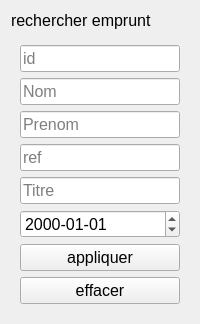
                <widget class="QWidget" name="searchEmprunt">
                 <layout class="QVBoxLayout" name="verticalLayout_35">
                  <item alignment="Qt::AlignTop">
                   <widget class="QLabel" name="label_15">
                    <property name="font">
                     <font>
                      <pointsize>12</pointsize>
                     </font>
                    </property>
                    <property name="text">
                     <string>rechercher emprunt</string>
                    </property>
                   </widget>
                  </item>
                  <item>
                   <widget class="QWidget" name="widget_15" native="true">
                    <property name="sizePolicy">
                     <sizepolicy hsizetype="Preferred" vsizetype="Expanding">
                      <horstretch>0</horstretch>
                      <verstretch>0</verstretch>
                     </sizepolicy>
                    </property>
                    <layout class="QVBoxLayout" name="verticalLayout_36">
                     <item>
                      <widget class="QLineEdit" name="searchEmpruntId">
                       <property name="font">
                        <font>
                         <pointsize>12</pointsize>
                        </font>
                       </property>
                       <property name="placeholderText">
                        <string>id</string>
                       </property>
                      </widget>
                     </item>
                     <item>
                      <widget class="QLineEdit" name="searchEmpruntNom">
                       <property name="font">
                        <font>
                         <pointsize>12</pointsize>
                        </font>
                       </property>
                       <property name="placeholderText">
                        <string>Nom</string>
                       </property>
                      </widget>
                     </item>
                     <item>
                      <widget class="QLineEdit" name="searchEmpruntPrenom">
                       <property name="font">
                        <font>
                         <pointsize>12</pointsize>
                        </font>
                       </property>
                       <property name="placeholderText">
                        <string>Prenom</string>
                       </property>
                      </widget>
                     </item>
                     <item>
                      <widget class="QLineEdit" name="searchEmpruntRef">
                       <property name="font">
                        <font>
                         <pointsize>12</pointsize>
                        </font>
                       </property>
                       <property name="placeholderText">
                        <string>ref</string>
                       </property>
                      </widget>
                     </item>
                     <item>
                      <widget class="QLineEdit" name="searchEmpruntTitle">
                       <property name="font">
                        <font>
                         <pointsize>12</pointsize>
                        </font>
                       </property>
                       <property name="placeholderText">
                        <string>Titre</string>
                       </property>
                      </widget>
                     </item>
                     <item>
                      <widget class="QDateEdit" name="searchEmpruntDate">
                       <property name="font">
                        <font>
                         <pointsize>12</pointsize>
                        </font>
                       </property>
                       <property name="displayFormat">
                        <string>yyyy-MM-dd</string>
                       </property>
                      </widget>
                     </item>
                     <item>
                      <widget class="QPushButton" name="searchApplyBtn">
                       <property name="font">
                        <font>
                         <pointsize>12</pointsize>
                        </font>
                       </property>
                       <property name="cursor">
                        <cursorShape>PointingHandCursor</cursorShape>
                       </property>
                       <property name="text">
                        <string>appliquer</string>
                       </property>
                       <property name="icon">
                        <iconset resource="QSS/QSS_Resources.qrc">
                         <normaloff>:/icons/Icons/search.png</normaloff>:/icons/Icons/search.png</iconset>
                       </property>
                       <property name="iconSize">
                        <size>
                         <width>24</width>
                         <height>24</height>
                        </size>
                       </property>
                      </widget>
                     </item>
                     <item>
                      <widget class="QPushButton" name="searchClearBtn">
                       <property name="font">
                        <font>
                         <pointsize>12</pointsize>
                        </font>
                       </property>
                       <property name="cursor">
                        <cursorShape>PointingHandCursor</cursorShape>
                       </property>
                       <property name="text">
                        <string>effacer</string>
                       </property>
                       <property name="icon">
                        <iconset resource="QSS/QSS_Resources.qrc">
                         <normaloff>:/icons/Icons/x-circle.png</normaloff>:/icons/Icons/x-circle.png</iconset>
                       </property>
                       <property name="iconSize">
                        <size>
                         <width>24</width>
                         <height>24</height>
                        </size>
                       </property>
                      </widget>
                     </item>
                    </layout>
                   </widget>
                  </item>
                 </layout>
                </widget>
